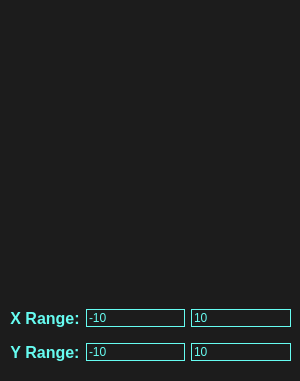
<?xml version="1.0" encoding="UTF-8"?>
<ui version="4.0">
 <class>GraphWindow</class>
 <widget class="QWidget" name="GraphWindow">
  <property name="geometry">
   <rect>
    <x>0</x>
    <y>0</y>
    <width>300</width>
    <height>381</height>
   </rect>
  </property>
  <property name="sizePolicy">
   <sizepolicy hsizetype="Fixed" vsizetype="Fixed">
    <horstretch>0</horstretch>
    <verstretch>0</verstretch>
   </sizepolicy>
  </property>
  <property name="windowTitle">
   <string>GRAPHIC</string>
  </property>
  <property name="styleSheet">
   <string notr="true">QWidget#GraphWindow {
	background-color: #1c1c1c;
}

QLabel {
	color: #66FCF1;
}

QLineEdit {
	background-color: transparent;
	border: 1px solid #66FCF1;
	color: #66FCF1;
}</string>
  </property>
  <widget class="QWidget" name="verticalLayoutWidget">
   <property name="geometry">
    <rect>
     <x>10</x>
     <y>10</y>
     <width>281</width>
     <height>281</height>
    </rect>
   </property>
   <layout class="QVBoxLayout" name="verticalQLayout"/>
  </widget>
  <widget class="QWidget" name="gridLayoutWidget">
   <property name="geometry">
    <rect>
     <x>10</x>
     <y>300</y>
     <width>281</width>
     <height>71</height>
    </rect>
   </property>
   <layout class="QGridLayout" name="gridQLayout">
    <item row="1" column="0">
     <widget class="QLabel" name="yRangeQLabel">
      <property name="sizePolicy">
       <sizepolicy hsizetype="Minimum" vsizetype="Minimum">
        <horstretch>0</horstretch>
        <verstretch>0</verstretch>
       </sizepolicy>
      </property>
      <property name="font">
       <font>
        <pointsize>12</pointsize>
        <weight>75</weight>
        <bold>true</bold>
       </font>
      </property>
      <property name="text">
       <string>Y Range:</string>
      </property>
      <property name="alignment">
       <set>Qt::AlignCenter</set>
      </property>
     </widget>
    </item>
    <item row="0" column="0">
     <widget class="QLabel" name="xRangeQlabel">
      <property name="sizePolicy">
       <sizepolicy hsizetype="Minimum" vsizetype="Minimum">
        <horstretch>0</horstretch>
        <verstretch>0</verstretch>
       </sizepolicy>
      </property>
      <property name="font">
       <font>
        <pointsize>12</pointsize>
        <weight>75</weight>
        <bold>true</bold>
       </font>
      </property>
      <property name="text">
       <string>X Range:</string>
      </property>
      <property name="alignment">
       <set>Qt::AlignCenter</set>
      </property>
     </widget>
    </item>
    <item row="0" column="1">
     <widget class="QLineEdit" name="xRangeMinQLineEdit">
      <property name="text">
       <string>-10</string>
      </property>
      <property name="maxLength">
       <number>10</number>
      </property>
     </widget>
    </item>
    <item row="0" column="2">
     <widget class="QLineEdit" name="xRangeMaxQLineEdit">
      <property name="text">
       <string>10</string>
      </property>
      <property name="maxLength">
       <number>10</number>
      </property>
     </widget>
    </item>
    <item row="1" column="1">
     <widget class="QLineEdit" name="yRangeMinQLineEdit">
      <property name="text">
       <string>-10</string>
      </property>
      <property name="maxLength">
       <number>10</number>
      </property>
     </widget>
    </item>
    <item row="1" column="2">
     <widget class="QLineEdit" name="yRangeMaxQLineEdit">
      <property name="text">
       <string>10</string>
      </property>
      <property name="maxLength">
       <number>10</number>
      </property>
     </widget>
    </item>
   </layout>
  </widget>
 </widget>
 <resources/>
 <connections/>
</ui>
